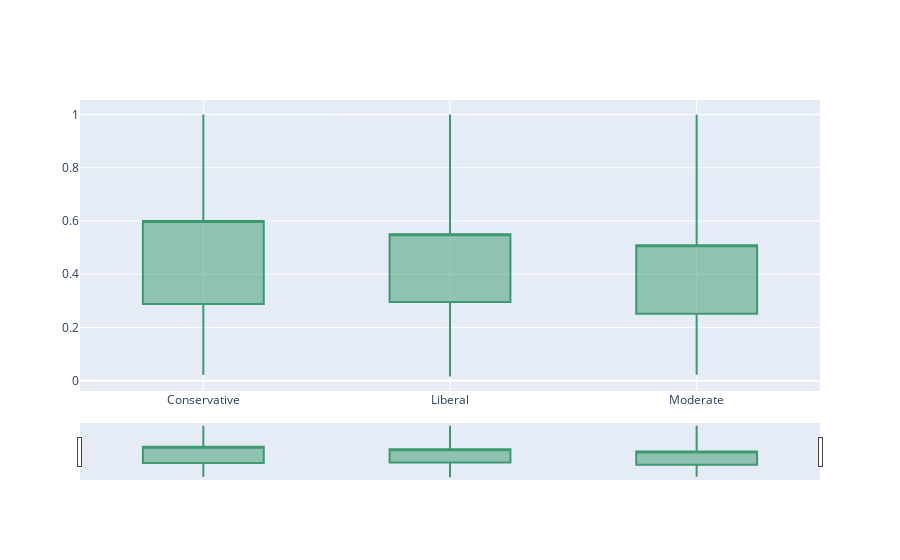

Notebook cell for this chart:
### Markdown cell above
#### Political_Alignment

### Code cell
make_candle_plot(df=overall_df, groupby_='POLITICAL_ALIGNMENT', attribute='SUBJECTIVITY' )

### Figure 1 — Plotly figure (JSON) as saved in the notebook; plotly's stock layout.template omitted (floating-point values rounded to 4 significant figures)
{"data": [{"close": [0.6, 0.55, 0.5085], "high": [1, 1, 1], "low": [0.022, 0.016, 0.022], "open": [0.288, 0.296, 0.2515], "type": "candlestick", "x": ["Conservative", "Liberal", "Moderate"]}], "layout": {}}
